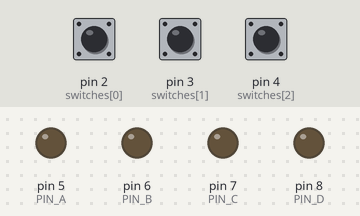
Bench run of a sketch on a simulated Arduino Uno, built with avr-gcc and run on an emulated ATmega328P. Shown: output pins drawn as LEDs (lit = HIGH). The inputs (shaded band) are chosen by the test bench; at power-on: pin 2 (switches[0]) LOW, pin 3 (switches[1]) LOW, pin 4 (switches[2]) HIGH.

Above: at 0.5 s.
At 1.2 s:
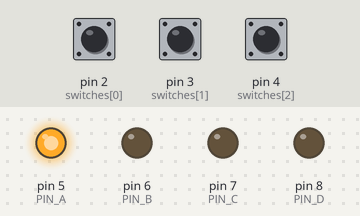
At 1.7 s:
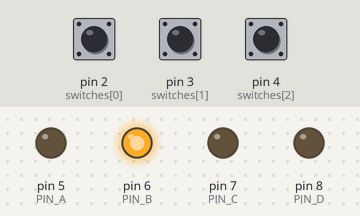
At 3.2 s:
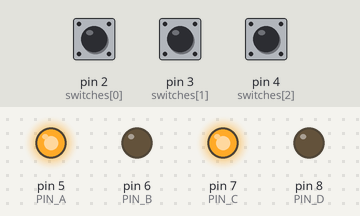
At 4.2 s:
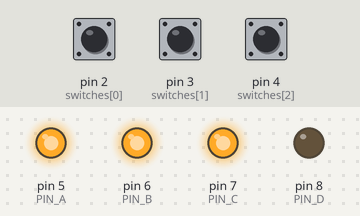
At 5.5 s:
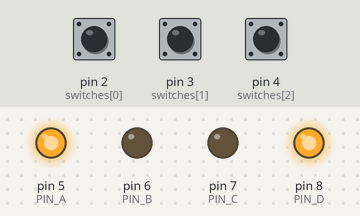
Timing chart, 0 to 7.2 s (numbered marks = the images above):
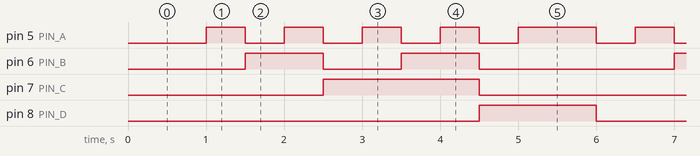

Measured:
- by itself, pin 5 (PIN_A): repeats every 5.5 s: 3 × (LOW 0.50 s, HIGH 0.50 s), LOW 0.50 s, HIGH 1.0 s, LOW 0.50 s, HIGH 0.50 s
- by itself, pin 6 (PIN_B): repeats every 5.5 s: LOW 1.0 s, HIGH 1.0 s, LOW 2.5 s, HIGH 1.0 s
- by itself, pin 7 (PIN_C): alternates HIGH for 2.0 s and LOW for 3.5 s
- by itself, pin 8 (PIN_D): alternates HIGH for 1.5 s and LOW for 4.0 s

The sketch:

practica_4_parte_1.ino
```cpp
/*
   Fundacion Kinal
   Centro educativo tecnico laboral Kinal
   Quinto perito
   Quinto electronica
   Codigo Tecnico:EB5AV
   Curso: Taller de electronica digital y reparacion de computadoras I
   Proyecto: practica 4 parte 1
   Dev: Profe. Alejandro Lopez Navas
   Fecha: 3 de Mayo
*/
int switches[3] = {2, 3, 4};
#define PIN_A 5
#define PIN_B 6
#define PIN_C 7
#define PIN_D 8
#define t delay(500)

void setup() {
  for (int i = 2; i < 5; i++) {
    pinMode(switches[i], INPUT_PULLUP);
  }

  pinMode(PIN_A, OUTPUT);
  pinMode(PIN_B, OUTPUT);
  pinMode(PIN_C, OUTPUT);
  pinMode(PIN_D, OUTPUT);
}

void loop() {
  int delayTime = 500;
  for (int i = 0; i < 3; i++) {
    if (digitalRead(switches[i]) == HIGH) {
      t;

    }
  }

  for (int i = 0; i <= 9; i++) {
    digitalWrite(PIN_A, bitRead(i, 0));
    digitalWrite(PIN_B, bitRead(i, 1));
    digitalWrite(PIN_C, bitRead(i, 2));
    digitalWrite(PIN_D, bitRead(i, 3));
    t;
  }
}
```
